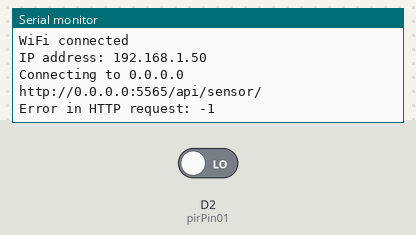
Simulated run of this sketch. Board: ESP8266 (NodeMCU). Shown: the last lines printed to the serial monitor. Inputs (shaded band) come from the test bench; at power-on: D2 (pirPin01) LOW. WiFi joins after 1.5 s; servers stay silent unless stated; uploads are accepted with an empty reply.

Above: at 3.5 s.
3.6 s: D2 (pirPin01) driven HIGH
At 7.9 s:
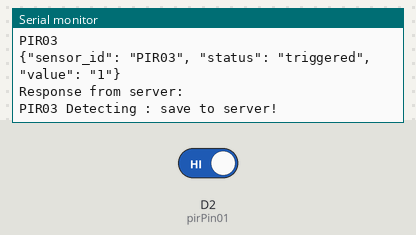
11.3 s: D2 (pirPin01) driven LOW
At 13.3 s:
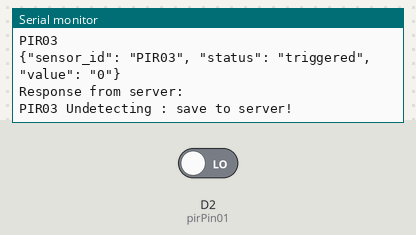

The sketch:

PIRcode.ino
```cpp
#include <ESP8266WiFi.h>
#include <ESP8266HTTPClient.h>
#include <ArduinoJson.h>

const int pirPin01 = D2;
const String ModuleName = "PIR03";

const String ESP_ID = "ESP001";

// Use only wifi 2.4Ghz
const char* ssid = "Kaboom_2.4G";
const char* password = "0406092549";

// Use same flask server
const char* serverAddress = "0.0.0.0";
const int serverPort = 5565;

// Do not edit
const String SensorDefalut = "/api/sensor/";
const String pirEndpoint = "/api/sensor/pir";
const String cameraEndpoint = "/api/sensor/camera";


void connectToWiFi() {
  Serial.print("Connecting to ");
  Serial.println(ssid);

  WiFi.begin(ssid, password);

  while (WiFi.status() != WL_CONNECTED) {
    delay(1000);
    Serial.print(".");
  }

  Serial.println("\nWiFi connected");
  Serial.println("IP address: " + WiFi.localIP().toString());
}

void fetchDataFromAPI() {
  WiFiClient client;

  Serial.print("Connecting to ");
  Serial.println(serverAddress);
  Serial.println("http://" + String(serverAddress) + ":" + String(serverPort) + SensorDefalut);

  HTTPClient http;
  http.begin(client, "http://" + String(serverAddress) + ":" + String(serverPort) + SensorDefalut);
  int httpCode = http.GET();


  if (httpCode == HTTP_CODE_OK) {
    String response = http.getString();
    Serial.println("Response from server:");
    Serial.println(response);
  } else {
    Serial.print("Error in HTTP request: ");
    Serial.println(httpCode);
  }
  http.end();
}

void postData(const String& endpoint, const String& data) {
  WiFiClient client;

  HTTPClient http;
  http.begin(client, "http://" + String(serverAddress) + ":" + String(serverPort) + endpoint);
  http.addHeader("Content-Type", "application/json");

  int httpCode = http.POST(data);

  if (httpCode == HTTP_CODE_OK) {
    String response = http.getString();
    Serial.println("Response from server:");
    Serial.println(response);
  } else {
    Serial.print("Error in HTTP request: ");
    Serial.println(httpCode);
  }

  http.end();
}

void postDataToPIR(const String& ID, const String& val) {
  String dataToSend = "{\"sensor_id\": \"" + ID + "\", \"status\": \"triggered\", \"value\": \"" + val + "\"}";
  Serial.println(dataToSend);
  postData(pirEndpoint, dataToSend);
}


void setup() {

  pinMode(pirPin01, INPUT);

  Serial.begin(9600);
  delay(10);

  Serial.println();
  connectToWiFi();

  delay(100);
  fetchDataFromAPI();

  Serial.println();

}

void loop() {

  delay(5000);
  int PIR01 = digitalRead(pirPin01);
    Serial.println(ModuleName);

  if (PIR01 == 1) {
    postDataToPIR(ModuleName, "1");
    Serial.println(ModuleName+" Detecting : save to server!");
  } else {
    postDataToPIR(ModuleName, "0");
    Serial.println(ModuleName+" Undetecting : save to server! ");
  }

}
```

Measured:
- after the input at 3.6 s, the serial monitor: prints a new line after 3.7 s (image 1)
- after the input at 11.3 s, the serial monitor: prints a new line after 1.2 s (image 2)
